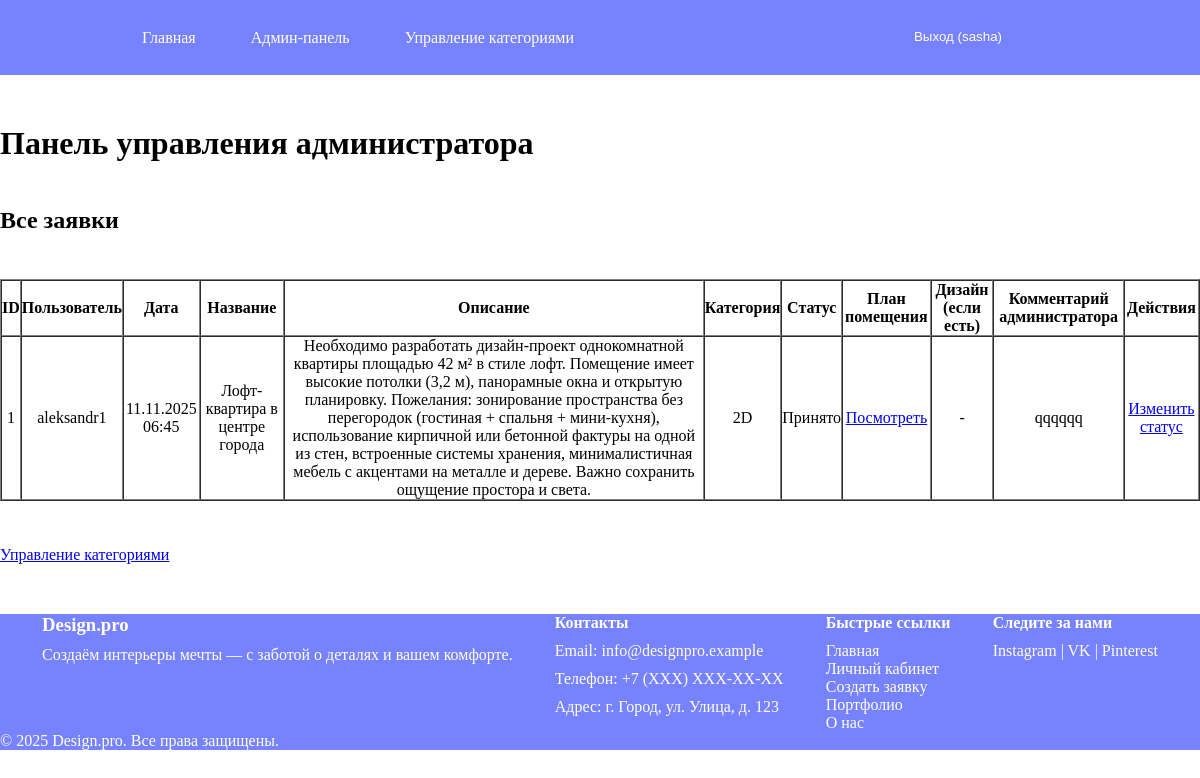
Screenshot of /main/admin_dashboard/ (signed in) with the database file from the repository.
### main/models.py (models this page shows, shortened)
class DesignRequest(models.Model):
    STATUS_CHOICES = [
        ('new', 'Новая'),
        ('in_progress', 'Принято'),
        ('complited', 'Выполнено'),
    ]
    user = models.ForeignKey(User, on_delete=models.CASCADE, related_name='requests')
    title = models.CharField(max_length=200, null=False, blank=False, verbose_name='Заголовок')
    description = models.TextField(null=False, blank=False, verbose_name='Описание')
    category = models.ForeignKey(Category, on_delete=models.CASCADE)
    plan_image = models.ImageField(upload_to='plan_img/', validators=[validate_image_extension_and_size])
    status = models.CharField(max_length=20, choices=STATUS_CHOICES, default='new')
    created_at = models.DateTimeField(auto_now_add=True)
    design_image = models.ImageField(upload_to='design_img/', validators=[validate_image_extension_and_size], blank=True, null=True)
    admin_comment = models.TextField(null=True, blank=True)
    class Meta:
        verbose_name = 'Заявка на дизайн'
        verbose_name_plural = "Заявки на дизайн"
        ordering = ['-created_at']

class Category(models.Model):
    name = models.CharField(max_length=100, unique=True)
    class Meta:
        verbose_name= 'Категория'
        verbose_name_plural = "Категории"

### main/views.py (the view)
# urls.py: path('admin_dashboard/', views.admin_dashboard, name='admin_dashboard'),
@user_passes_test(is_admin)
def admin_dashboard(request):
    all_requests = DesignRequest.objects.all()
    return render(request, 'main_app/admin_dashboard.html', {'requests': all_requests})

### main/views.py (called while the page is built)
def is_admin(user):
    return user.is_staff

### templates/main_app/admin_dashboard.html (shortened to what this page needs)
{% extends "base.html" %}
{% block content %}
    <h1>Панель управления администратора</h1>
    <h2>Все заявки</h2>
    {% if requests %}
        <table border="1" cellpadding="10" cellspacing="0">
            <thead>
            <tr>
                <th>ID</th>
                <th>Пользователь</th>
                <th>Дата</th>
                <th>Название</th>
                <th>Описание</th>
                <th>Категория</th>
                <th>Статус</th>
                <th>План помещения</th>
                <th>Дизайн (если есть)</th>
                <th>Комментарий администратора</th>
                <th>Действия</th>
            </tr>
            </thead>
            <tbody>
            {% for req in requests %}
                <tr>
                    <td>{{ req.id }}</td>
                    <td>{{ req.user.username }}</td>
                    <td>{{ req.created_at|date:"d.m.Y H:i" }}</td>
                    <td>{{ req.title }}</td>
                    <td>{{ req.description }}</td>
                    <td>{{ req.category.name }}</td>
                    <td>{{ req.get_status_display }}</td>
                    <td>
                        {% if req.plan_image %}
                            <a href="{{ req.plan_image.url }}" target="_blank">Посмотреть</a>
                        {% else %}
                            -
                        {% endif %}
                    </td>
                    <td>
                        {% if req.design_image %}
                            <a href="{{ req.design_image.url }}" target="_blank">Посмотреть</a>
                        {% else %}
                            -
                        {% endif %}
                    </td>
                    <td>{{ req.admin_comment|default:"-" }}</td>
                    <td>
                        {% if req.status == 'new' %}
                            <a href="{% url 'change_status' request_id=req.id %}">Изменить статус</a>
                        {% elif req.status == 'in_progress' %}
                            <a href="{% url 'change_status' request_id=req.id %}">Изменить статус</a>
                        {% else %}
                            <span style="color: grey;">Изменить статус (недоступно)</span>
                        {% endif %}
                    </td>
                </tr>
            {% endfor %}
            </tbody>
        </table>
    {% else %}
        <p>Заявок пока нет.</p>
    {% endif %}
    <p><a href="{% url 'manage_categories' %}">Управление категориями</a></p>
{% endblock %}

### templates/base.html (shortened to what this page needs)
<!DOCTYPE html>
<html lang="ru">
<head>
    {% load static %}
    <link rel="stylesheet" href="{% static 'css/style.css' %}">
</head>
<body>
<header class='wrapper'>
    <nav>
        <div>
            <a href="{% url 'home' %}">Главная</a>
            {% if user.is_authenticated %}
                {% if user.is_staff %}
                    <a href="{% url 'admin_dashboard' %}">Админ-панель</a>
                    <a href="{% url 'manage_categories' %}">Управление категориями</a>
                {% else %}
                    <a href="{% url 'user_dashboard' %}">Личный кабинет</a>
                    <a href="{% url 'create_request' %}">Создать заявку</a>
                {% endif %}
                </div>
                <div class="link-register">
                <li>
                    <form method="post" action="{% url 'logout' %}">
                        <button type="submit" class="logoutBase">
                            Выход ({{ user.username }})
                        </button>
                    </form>
                </li>
            {% else %}
                <a href="{% url 'login' %}">Вход</a>
                <a href="{% url 'register' %}">Регистрация</a>
            {% endif %}
            </div>
    </nav>
</header>
<main class='wrapper'>
    {% block content %}
    {% endblock %}
</main>
<footer class="wrapper">
    <div class="footer-container">
        <div class="footer-section">
            <h3>Design.pro</h3>
            <p>Создаём интерьеры мечты — с заботой о деталях и вашем комфорте.</p>
        </div>
        <div class="footer-section">
            <h4>Контакты</h4>
            <p>Email: info@designpro.example</p>
            <p>Телефон: +7 (XXX) XXX-XX-XX</p>
            <p>Адрес: г. Город, ул. Улица, д. 123</p>
        </div>
        <div class="footer-section">
            <h4>Быстрые ссылки</h4>
            <ul>
                <li><a href="{% url 'home' %}">Главная</a></li>
                <li><a href="{% url 'user_dashboard' %}">Личный кабинет</a></li>
                <li><a href="{% url 'create_request' %}">Создать заявку</a></li>
                <li><a href="#">Портфолио</a></li>
                <li><a href="#">О нас</a></li>
            </ul>
        </div>
        <div class="footer-section">
            <h4>Следите за нами</h4>
            <div class="social-links">
                <a href="#" target="_blank">Instagram</a> |
                <a href="#" target="_blank">VK</a> |
                <a href="#" target="_blank">Pinterest</a>
            </div>
        </div>
    </div>
    <p>&copy; {% now "Y" %} Design.pro. Все права защищены.</p>
</footer>
</body>
</html>

### static/css/style.css (style rules this page uses)
* { padding: 0; margin: 0; box-sizing: border-box; }
.wrapper { width: 100%; }
header { background-color: #7782ff; }
header > nav { display: flex; height: 75px; margin: auto; justify-content: space-around; align-content: center; flex-wrap: wrap; }
header > nav > div { display: flex; flex-wrap: wrap; gap: 55px; }
body { display: flex; flex-direction: column; gap: 50px; }
main { display: flex; flex-direction: column; gap: 45px; justify-content: space-around; align-content: space-around; flex-wrap: wrap; }
.logoutBase { background: none; border: none; padding: 0; text-decoration: underline; cursor: pointer; color: blue; }
li { list-style-type: none; }
footer a, header a, .logoutBase { text-decoration: none; color: #ffffff; }
footer { background-color: #7782ff; color: white; }
.footer-container { display: flex; justify-content: space-evenly; }
.footer-container > div { display: flex; flex-direction: column; gap: 10px; }
td { text-align: center; }
form { display: flex; flex-direction: column; width: 200px; gap: 30px; }

### rows the page displays
DesignRequest: id "1", user.username "aleksandr1", created_at "11.11.2025 06:45", title "Лофт-квартира в центре города", description "Необходимо разработать дизайн-проект однокомнатной квартиры площадью 42 м² в стиле лофт. Помещение имеет высокие потолки (3,2 м), панорамные окна и открытую планировку. Пожелания: зонирование пространства без перегородок (гостиная + спальня + мини-кухня), использование кирпичной или бетонной фактуры на одной из стен, встроенные системы хранения, минималистичная мебель с акцентами на металле и дереве. Важно сохранить ощущение простора и света.", category.name "2D", status "Принято", admin_comment "qqqqqq", shows "Изменить статус"

### other values shown
{{ user.username }} "sasha"
